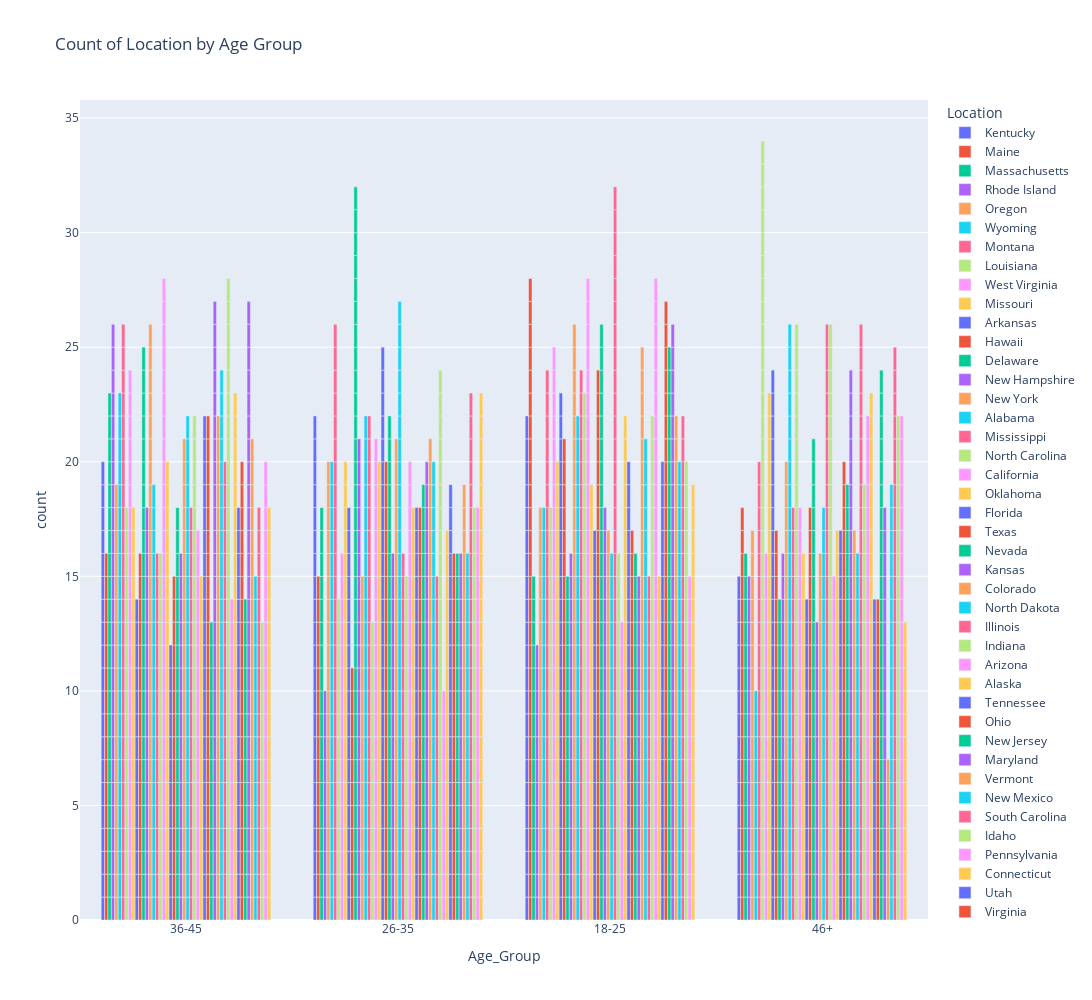

Notebook cell for this chart:
### Markdown cell above
## Age vs Location

### Code cell
# Plot count of Location by Age_Group for all data
fig = px.bar(
    df,
    x='Age_Group',
    color='Location',
    barmode='group',
    height=1000,
    width=1900,    # Set width in pixels
    title='Count of Location by Age Group',
    hover_data=['Age', 'Gender', 'Item Purchased']
)
plt.figure(figsize=(20, 36))
fig.show()
